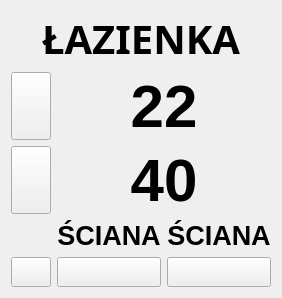
           <widget class="QWidget" name="bathroom_widget" native="true">
            <property name="styleSheet">
             <string notr="true">QWidget#bathroom_widget {border: 4px ridge rgb(170, 170, 170)}</string>
            </property>
            <layout class="QGridLayout" name="gridLayout_8">
             <item row="1" column="0">
              <layout class="QGridLayout" name="sum_bath_layout">
               <item row="4" column="3">
                <widget class="QPushButton" name="sum_bath_led">
                 <property name="sizePolicy">
                  <sizepolicy hsizetype="Minimum" vsizetype="Minimum">
                   <horstretch>0</horstretch>
                   <verstretch>0</verstretch>
                  </sizepolicy>
                 </property>
                 <property name="minimumSize">
                  <size>
                   <width>30</width>
                   <height>30</height>
                  </size>
                 </property>
                 <property name="styleSheet">
                  <string notr="true">border-image: url(:/bitmaps/led_off.svg)</string>
                 </property>
                 <property name="text">
                  <string/>
                 </property>
                </widget>
               </item>
               <item row="4" column="2">
                <widget class="QPushButton" name="sum_bath_light">
                 <property name="sizePolicy">
                  <sizepolicy hsizetype="Minimum" vsizetype="Minimum">
                   <horstretch>0</horstretch>
                   <verstretch>0</verstretch>
                  </sizepolicy>
                 </property>
                 <property name="minimumSize">
                  <size>
                   <width>30</width>
                   <height>30</height>
                  </size>
                 </property>
                 <property name="styleSheet">
                  <string notr="true">border-image: url(:/bitmaps/bulb_off.svg)</string>
                 </property>
                 <property name="text">
                  <string/>
                 </property>
                </widget>
               </item>
               <item row="2" column="1">
                <widget class="QPushButton" name="sum_bath_hum_icon">
                 <property name="sizePolicy">
                  <sizepolicy hsizetype="Minimum" vsizetype="Minimum">
                   <horstretch>0</horstretch>
                   <verstretch>0</verstretch>
                  </sizepolicy>
                 </property>
                 <property name="minimumSize">
                  <size>
                   <width>30</width>
                   <height>30</height>
                  </size>
                 </property>
                 <property name="styleSheet">
                  <string notr="true">border-image: url(:/bitmaps/humidity.svg)</string>
                 </property>
                 <property name="text">
                  <string/>
                 </property>
                </widget>
               </item>
               <item row="1" column="2" colspan="2">
                <widget class="QLabel" name="sum_bath_temp">
                 <property name="sizePolicy">
                  <sizepolicy hsizetype="Preferred" vsizetype="Minimum">
                   <horstretch>0</horstretch>
                   <verstretch>0</verstretch>
                  </sizepolicy>
                 </property>
                 <property name="font">
                  <font>
                   <family>Ubuntu</family>
                   <pointsize>45</pointsize>
                   <weight>75</weight>
                   <bold>true</bold>
                  </font>
                 </property>
                 <property name="text">
                  <string>22</string>
                 </property>
                 <property name="alignment">
                  <set>Qt::AlignCenter</set>
                 </property>
                </widget>
               </item>
               <item row="0" column="1" colspan="3">
                <widget class="QLabel" name="bathroom_label">
                 <property name="sizePolicy">
                  <sizepolicy hsizetype="Preferred" vsizetype="Maximum">
                   <horstretch>0</horstretch>
                   <verstretch>0</verstretch>
                  </sizepolicy>
                 </property>
                 <property name="font">
                  <font>
                   <family>Ink Free</family>
                   <pointsize>30</pointsize>
                   <weight>75</weight>
                   <bold>true</bold>
                  </font>
                 </property>
                 <property name="text">
                  <string>ŁAZIENKA</string>
                 </property>
                 <property name="alignment">
                  <set>Qt::AlignCenter</set>
                 </property>
                </widget>
               </item>
               <item row="2" column="2" colspan="2">
                <widget class="QLabel" name="sum_bath_hum">
                 <property name="sizePolicy">
                  <sizepolicy hsizetype="Preferred" vsizetype="Minimum">
                   <horstretch>0</horstretch>
                   <verstretch>0</verstretch>
                  </sizepolicy>
                 </property>
                 <property name="font">
                  <font>
                   <family>Ubuntu</family>
                   <pointsize>45</pointsize>
                   <weight>75</weight>
                   <bold>true</bold>
                  </font>
                 </property>
                 <property name="text">
                  <string>40</string>
                 </property>
                 <property name="alignment">
                  <set>Qt::AlignCenter</set>
                 </property>
                </widget>
               </item>
               <item row="1" column="1">
                <widget class="QPushButton" name="sum_bath_temp_icon">
                 <property name="sizePolicy">
                  <sizepolicy hsizetype="Minimum" vsizetype="Minimum">
                   <horstretch>0</horstretch>
                   <verstretch>0</verstretch>
                  </sizepolicy>
                 </property>
                 <property name="minimumSize">
                  <size>
                   <width>30</width>
                   <height>30</height>
                  </size>
                 </property>
                 <property name="styleSheet">
                  <string notr="true">border-image: url(:/bitmaps/thermometer.svg)</string>
                 </property>
                 <property name="text">
                  <string/>
                 </property>
                </widget>
               </item>
               <item row="4" column="1">
                <widget class="QPushButton" name="sum_bath_fan">
                 <property name="sizePolicy">
                  <sizepolicy hsizetype="Minimum" vsizetype="Minimum">
                   <horstretch>0</horstretch>
                   <verstretch>0</verstretch>
                  </sizepolicy>
                 </property>
                 <property name="minimumSize">
                  <size>
                   <width>30</width>
                   <height>30</height>
                  </size>
                 </property>
                 <property name="styleSheet">
                  <string notr="true">border-image: url(:/bitmaps/fan_off.svg)</string>
                 </property>
                 <property name="text">
                  <string/>
                 </property>
                </widget>
               </item>
               <item row="3" column="2">
                <widget class="QLabel" name="label_6">
                 <property name="sizePolicy">
                  <sizepolicy hsizetype="Preferred" vsizetype="Minimum">
                   <horstretch>0</horstretch>
                   <verstretch>0</verstretch>
                  </sizepolicy>
                 </property>
                 <property name="font">
                  <font>
                   <pointsize>20</pointsize>
                   <weight>75</weight>
                   <italic>false</italic>
                   <bold>true</bold>
                   <underline>false</underline>
                  </font>
                 </property>
                 <property name="text">
                  <string>ŚCIANA</string>
                 </property>
                 <property name="alignment">
                  <set>Qt::AlignCenter</set>
                 </property>
                </widget>
               </item>
               <item row="3" column="3">
                <widget class="QLabel" name="label_7">
                 <property name="sizePolicy">
                  <sizepolicy hsizetype="Preferred" vsizetype="Minimum">
                   <horstretch>0</horstretch>
                   <verstretch>0</verstretch>
                  </sizepolicy>
                 </property>
                 <property name="font">
                  <font>
                   <pointsize>20</pointsize>
                   <weight>75</weight>
                   <italic>false</italic>
                   <bold>true</bold>
                   <underline>false</underline>
                  </font>
                 </property>
                 <property name="text">
                  <string>ŚCIANA</string>
                 </property>
                 <property name="alignment">
                  <set>Qt::AlignCenter</set>
                 </property>
                </widget>
               </item>
              </layout>
             </item>
            </layout>
           </widget>
